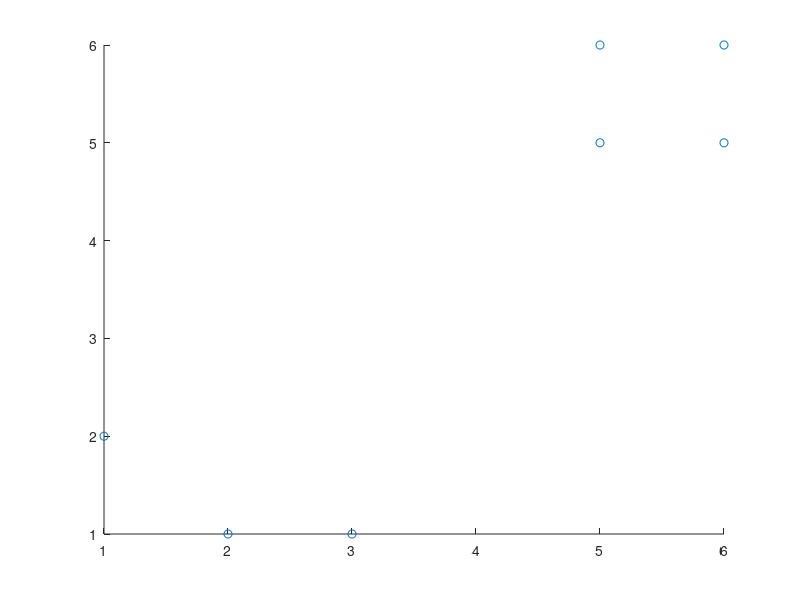

Recreate this plot in MATLAB. (Note: this script raises an error after producing the figure.)
load data
new_cv = [2, 2; 3, 2];

D = [1, 2; 2, 1; 3, 1; 5, 5; 5, 6; 6, 5; 6, 6];
% C = [0.4, 0.7; 0.6, 0.3];

figure 
scatter(D(1:end, 1), D(1:end, 2));
hold on
scatter(C(1:end, 1), C(1:end, 2));
axis([0 8 0 8])
grid on
n = 0;

while n < 10
    new_cv = competitive_learning(D, new_cv, 0.4);

    figure 
    scatter(D(1:end, 1), D(1:end, 2));
    hold on
    scatter(new_cv(1:end, 1), new_cv(1:end, 2));
    axis([0 8 0 8])
    grid on
    n = n+1;
end